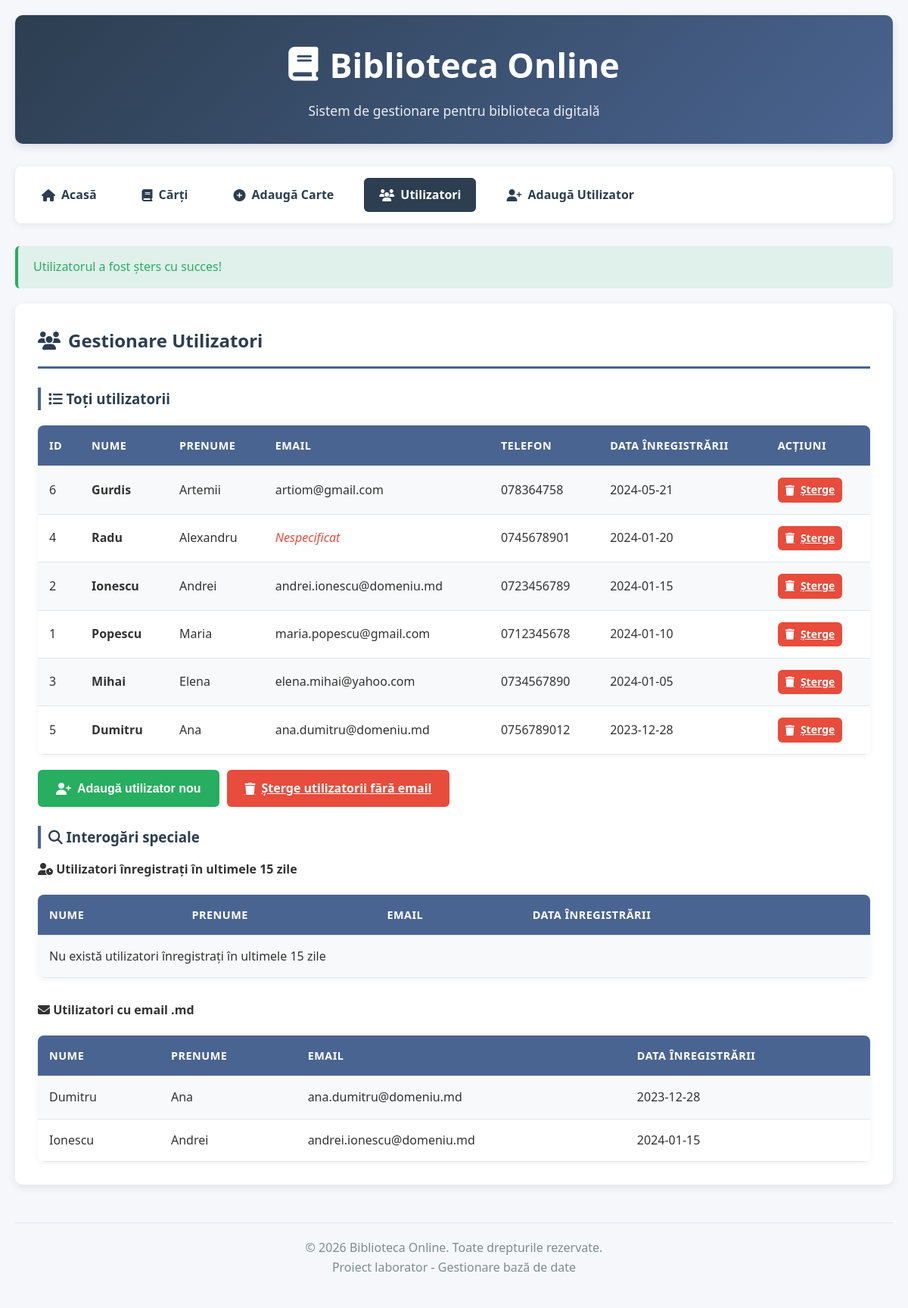
Page /index.php?pagina=utilizatori&sterge_utilizator=2 on the committed database.
### tables this page shows
CREATE TABLE `utilizatori` (
  `id` int(11) NOT NULL,
  `nume` varchar(100) NOT NULL,
  `prenume` varchar(100) NOT NULL,
  `email` varchar(255) DEFAULT NULL,
  `nr_telefon` varchar(20) DEFAULT NULL,
  `data_inregistrare` date DEFAULT curdate()
);

### pagina_utilizatori.php (the view, shortened to what this page needs)
<?php
if (isset($_GET['sterge_utilizator'])) {
    $id = intval($_GET['sterge_utilizator']);
    $sql = "DELETE FROM utilizatori WHERE id = ?";
    $stmt = $conn->prepare($sql);
    $stmt->bind_param("i", $id);
    if ($stmt->execute()) {
        afiseazaMesaj('success', 'Utilizatorul a fost șters cu succes!');
    } else {
        afiseazaMesaj('error', 'Eroare la ștergere: ' . $conn->error);
    }
}
?>
<div class="section">
    <h2><i class="fas fa-users"></i> Gestionare Utilizatori</h2>
    <h3><i class="fas fa-list"></i> Toți utilizatorii</h3>
    <table>
        <tr>
            <th>ID</th>
            <th>Nume</th>
            <th>Prenume</th>
            <th>Email</th>
            <th>Telefon</th>
            <th>Data înregistrării</th>
            <th>Acțiuni</th>
        </tr>
        <?php
        $sql = "SELECT * FROM utilizatori ORDER BY data_inregistrare DESC";
        $result = $conn->query($sql);
        if ($result->num_rows > 0) {
            while($row = $result->fetch_assoc()) {
                $email = $row['email'] ?: '<span style="color: #e74c3c; font-style: italic;">Nespecificat</span>';
                echo "<tr>
                        <td>{$row['id']}</td>
                        <td><strong>{$row['nume']}</strong></td>
                        <td>{$row['prenume']}</td>
                        <td>{$email}</td>
                        <td>{$row['nr_telefon']}</td>
                        <td>{$row['data_inregistrare']}</td>
                        <td>
                            <a href='index.php?pagina=utilizatori&sterge_utilizator={$row['id']}'
                               onclick='return confirmaStergere(\"Sigur doriți să ștergeți utilizatorul {$row['nume']} {$row['prenume']}?\")'
                               class='btn btn-danger' style='padding: 5px 10px; font-size: 14px;'>
                                <i class='fas fa-trash'></i> Șterge
                            </a>
                        </td>
                      </tr>";
            }
        } else {
            echo "<tr><td colspan='7'>Nu există utilizatori înregistrați</td></tr>";
        }
        ?>
    </table>
    <div class="btn-group">
        <button onclick="window.location.href='index.php?pagina=adauga_utilizator'" class="btn btn-success">
            <i class="fas fa-user-plus"></i> Adaugă utilizator nou
        </button>
        <a href="index.php?pagina=utilizatori&sterge_utilizatori_fara_email"
           onclick="return confirmaStergere('Sigur doriți să ștergeți toți utilizatorii fără email?')"
           class="btn btn-danger">
            <i class="fas fa-trash"></i> Șterge utilizatorii fără email
        </a>
    </div>
    <h3><i class="fas fa-search"></i> Interogări speciale</h3>
    <div style="margin-bottom: 30px;">
        <h4><i class="fas fa-user-clock"></i> Utilizatori înregistrați în ultimele 15 zile</h4>
        <table>
            <tr>
                <th>Nume</th>
                <th>Prenume</th>
                <th>Email</th>
                <th>Data înregistrării</th>
            </tr>
            <?php
            $sql = "SELECT nume, prenume, email, data_inregistrare FROM utilizatori
                    WHERE data_inregistrare >= DATE_SUB(CURDATE(), INTERVAL 15 DAY)
                    ORDER BY data_inregistrare DESC";
            $result = $conn->query($sql);
            if ($result->num_rows > 0) {
                while($row = $result->fetch_assoc()) {
                    echo "<tr>
                            <td>{$row['nume']}</td>
                            <td>{$row['prenume']}</td>
                            <td>{$row['email']}</td>
                            <td>{$row['data_inregistrare']}</td>
                          </tr>";
                }
            } else {
                echo "<tr><td colspan='4'>Nu există utilizatori înregistrați în ultimele 15 zile</td></tr>";
            }
            ?>
        </table>
    </div>
    <div>
        <h4><i class="fas fa-envelope"></i> Utilizatori cu email .md</h4>
        <table>
            <tr>
                <th>Nume</th>
                <th>Prenume</th>
                <th>Email</th>
                <th>Data înregistrării</th>
            </tr>
            <?php
            $sql = "SELECT nume, prenume, email, data_inregistrare FROM utilizatori
                    WHERE email LIKE '%.md'
                    ORDER BY nume, prenume";
            $result = $conn->query($sql);
            if ($result->num_rows > 0) {
                while($row = $result->fetch_assoc()) {
                    echo "<tr>
                            <td>{$row['nume']}</td>
                            <td>{$row['prenume']}</td>
                            <td>{$row['email']}</td>
                            <td>{$row['data_inregistrare']}</td>
                          </tr>";
                }
            } else {
                echo "<tr><td colspan='4'>Nu există utilizatori cu email .md</td></tr>";
            }
            ?>
        </table>
    </div>
</div>

### style.css (style rules this page uses)
* { margin: 0; padding: 0; box-sizing: border-box; }
body { font-family: 'Segoe UI', Tahoma, Geneva, Verdana, sans-serif; line-height: 1.6; margin: 0; background-color: #f5f7fa; color: #333; }
.section { background: white; border-radius: 10px; padding: 30px; margin-bottom: 30px; box-shadow: 0 4px 12px rgba(0,0,0,0.08); }
.section h2 { color: #2c3e50; border-bottom: 3px solid #4a6491; padding-bottom: 15px; margin-bottom: 25px; display: flex; align-items: center; gap: 10px; }
.section h3 { color: #2c3e50; margin: 25px 0 15px 0; padding-left: 10px; border-left: 4px solid #4a6491; }
.btn { background: #4a6491; color: white; padding: 12px 24px; border: none; border-radius: 6px; cursor: pointer; font-size: 16px; font-weight: 600; transition: all 0.3s ease; display: inline-flex; align-items: center; gap: 8px; }
.btn-danger { background: #e74c3c; }
.btn-success { background: #27ae60; }
.btn-group { display: flex; gap: 10px; flex-wrap: wrap; margin-top: 20px; }
table { width: 100%; border-collapse: separate; border-spacing: 0; margin-top: 20px; border-radius: 8px; overflow: hidden; box-shadow: 0 2px 8px rgba(0,0,0,0.05); }
th, td { padding: 15px; text-align: left; border-bottom: 1px solid #e1e5eb; }
th { background-color: #4a6491; color: white; font-weight: 600; text-transform: uppercase; font-size: 0.9rem; letter-spacing: 0.5px; }
tr { transition: background-color 0.2s ease; }
tr:nth-child(even) { background-color: #f8f9fa; }

### rows in the picture
utilizatori: id "6", nume "Gurdis", prenume "Artemii", email "artiom@gmail.com", nr_telefon "078364758", data_inregistrare "2024-05-21"
utilizatori: id "4", nume "Radu", prenume "Alexandru", email "Nespecificat", nr_telefon "0745678901", data_inregistrare "2024-01-20"
utilizatori: id "2", nume "Ionescu", prenume "Andrei", email "andrei.ionescu@domeniu.md", nr_telefon "0723456789", data_inregistrare "2024-01-15"
utilizatori: id "1", nume "Popescu", prenume "Maria", email "maria.popescu@gmail.com", nr_telefon "0712345678", data_inregistrare "2024-01-10"
utilizatori: id "3", nume "Mihai", prenume "Elena", email "elena.mihai@yahoo.com", nr_telefon "0734567890", data_inregistrare "2024-01-05"
utilizatori: id "5", nume "Dumitru", prenume "Ana", email "ana.dumitru@domeniu.md", nr_telefon "0756789012", data_inregistrare "2023-12-28"

### other values in the picture
$mesaj "Utilizatorul a fost șters cu succes!"
